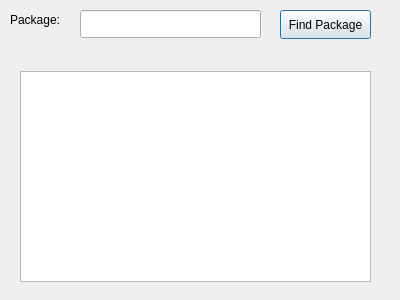
<?xml version="1.0" encoding="UTF-8"?>
<ui version="4.0">
 <class>FindPackage</class>
 <widget class="QDialog" name="FindPackage">
  <property name="geometry">
   <rect>
    <x>0</x>
    <y>0</y>
    <width>400</width>
    <height>300</height>
   </rect>
  </property>
  <property name="maximumSize">
   <size>
    <width>400</width>
    <height>300</height>
   </size>
  </property>
  <property name="windowTitle">
   <string>Find Package</string>
  </property>
  <widget class="QLabel" name="label">
   <property name="geometry">
    <rect>
     <x>10</x>
     <y>10</y>
     <width>63</width>
     <height>20</height>
    </rect>
   </property>
   <property name="text">
    <string>Package:</string>
   </property>
  </widget>
  <widget class="QLineEdit" name="txtPackageName">
   <property name="geometry">
    <rect>
     <x>80</x>
     <y>10</y>
     <width>181</width>
     <height>28</height>
    </rect>
   </property>
  </widget>
  <widget class="QPushButton" name="btnFindPackage">
   <property name="geometry">
    <rect>
     <x>280</x>
     <y>10</y>
     <width>91</width>
     <height>29</height>
    </rect>
   </property>
   <property name="text">
    <string>Find Package</string>
   </property>
  </widget>
  <widget class="QTableView" name="tableView">
   <property name="geometry">
    <rect>
     <x>20</x>
     <y>71</y>
     <width>351</width>
     <height>211</height>
    </rect>
   </property>
  </widget>
 </widget>
 <resources/>
 <connections/>
</ui>
